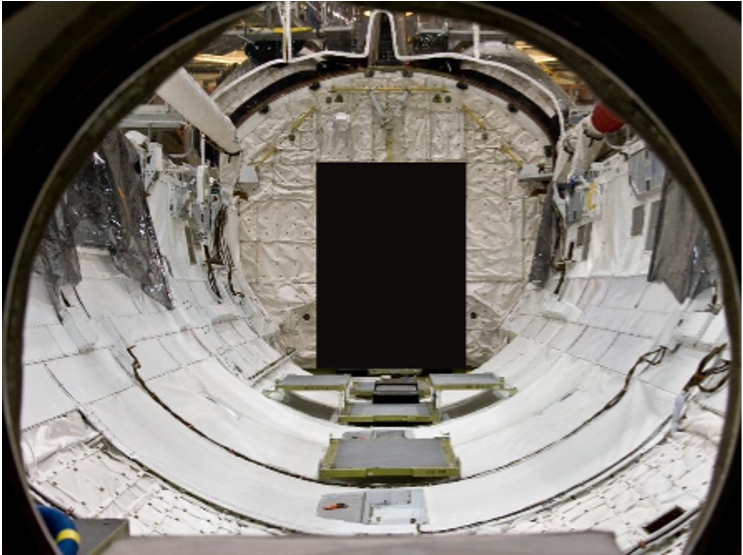
#> input picture dash/sample_code/python/application/Chapter_9/empty_corridor.png, 743 x 555 px; its folder holds only this picture in this run; the run also reads 1 picture not shown here
$ python sentry_for_mac_bug.py
#> lines starting #> are read from the running program, lines starting #| are printed output that depends on the picture; after the words box and inside, x2 and y2 are one past the last pixel; in counts of white or black regions, pixels touching at a corner belong together
import os
import time
from datetime import datetime

import cv2 as cv
from playsound import playsound

# Set up audio files.
root_dir = os.path.abspath('.')
gunfire_path = os.path.join(root_dir, 'gunfire.wav')
tone_path = os.path.join(root_dir, 'tone.wav')

# Set up Haar cascades for face detection.
path = "C:/Python372/Lib/site-packages/cv2/data/"
face_cascade = cv.CascadeClassifier(path + 'haarcascade_frontalface_alt.xml')
face2_cascade = cv.CascadeClassifier(path + 'haarcascade_frontalface_alt2.xml')
eye_cascade = cv.CascadeClassifier(path + 'haarcascade_eye.xml')

# Set up corridor images.
os.chdir('corridor_5')
contents = sorted(os.listdir())

# Detect faces and fire or disable gun.
for image in contents:
    print(f"\nMotion detected...{datetime.now()}")
    discharge_weapon = True
    os.system("say 'You have entered an active fire zone. \
               Stop and face the gun immediately. \
               When you hear the tone, you have 5 seconds to pass.' &")
    time.sleep(6)

    img_gray = cv.imread(image, cv.IMREAD_GRAYSCALE)
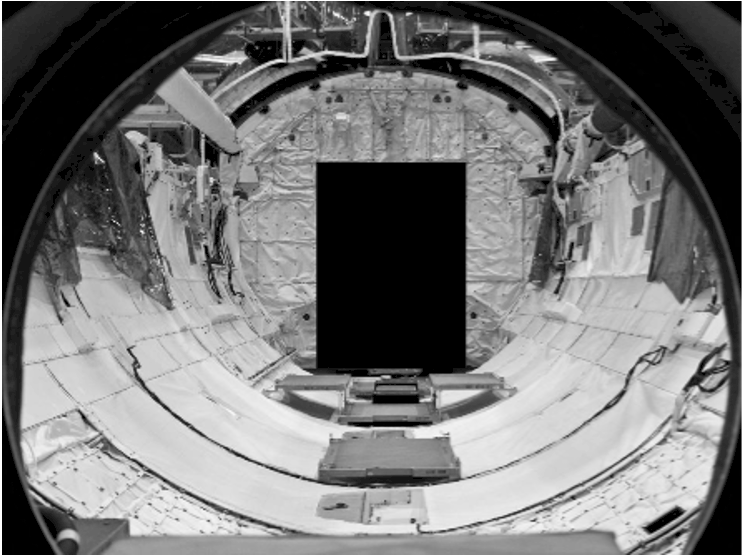
#> img_gray: shape (555, 743); min 0, max 255, mean 116.9
    height, width = img_gray.shape
#> height = 555; width = 743
    cv.imshow(f'Motion detected {image}', img_gray)
    cv.waitKey(2000)
    cv.destroyWindow(f'Motion detected {image}')

    # Find face rectangles.
    face_rect_list = []
    face_rect_list.append(face_cascade.detectMultiScale(image=img_gray,
                                                        scaleFactor=1.2,
                                                        minNeighbors=5))
    face_rect_list.append(face2_cascade.detectMultiScale(image=img_gray,
                                                         scaleFactor=1.2,
                                                         minNeighbors=5))

    print(f"Searching {image} for eyes.")
    for rect in face_rect_list:
        for (x, y, w, h) in rect:
            rect_4_eyes = img_gray[y:y + h, x:x + w]
            eyes = eye_cascade.detectMultiScale(image=rect_4_eyes,
                                                scaleFactor=1.05,
                                                minNeighbors=2)
            for (xe, ye, we, he) in eyes:
                print("Eyes detected.")
                center = (int(xe + 0.5 * we), int(ye + 0.5 * he))
                radius = int(0.3 * (we + he))
                cv.circle(rect_4_eyes, center, radius, 255, 2)
                cv.rectangle(img_gray, (x, y), (x + w, y + h), (255, 255, 255), 2)
                discharge_weapon = False
                break
#> this loop made 2 passes
#> rect on passes 1 to 2: (), ()

    if discharge_weapon == False:
        time.sleep(2)
        playsound(tone_path, block=False)
        cv.imshow('Detected Faces', img_gray)
        cv.waitKey(2000)
        cv.destroyWindow('Detected Faces')
        time.sleep(5)

    else:
        time.sleep(2)
        print(f"No face in {image}. Discharging weapon!")
        cv.putText(img_gray, 'FIRE!', (int(width / 2) - 20, int(height / 2)),
                   cv.FONT_HERSHEY_PLAIN, 3, 255, 3)
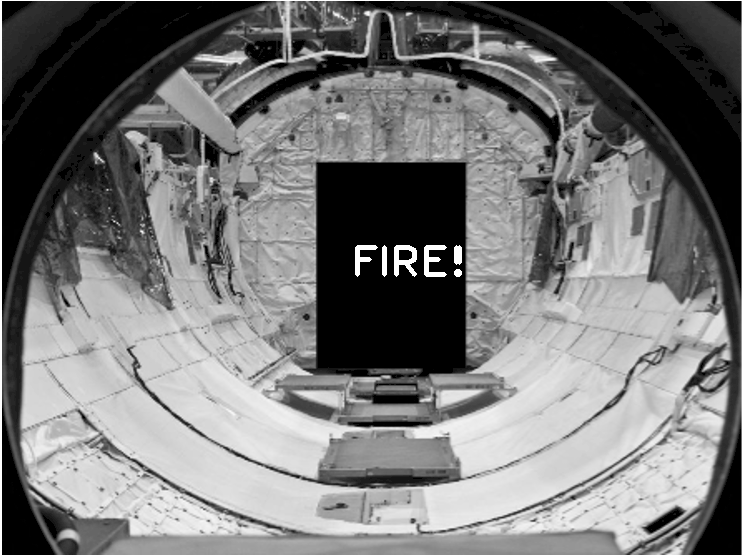
#> img_gray: shape (555, 743); 0.35% of pixels changed, all inside (x1, y1, x2, y2) = (355, 245, 462, 277)
#> (the run stopped early here; a loop or call above may not have finished)
